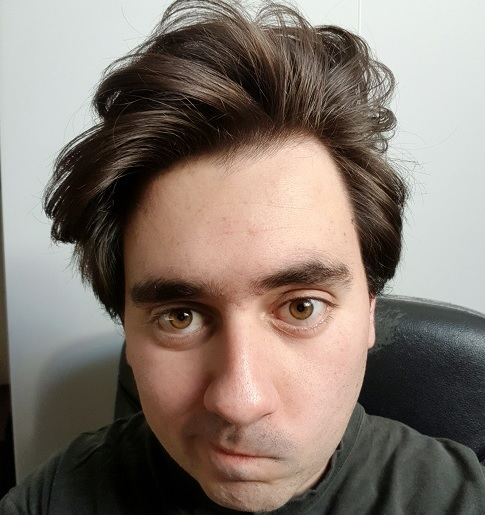
#> input picture 1_3_Types_of_Features_Image_Segmentation/images/mifotoasd.jpg, 485 x 515 px, given as the content of the folder 1_1_Image_Representation/day_night_images/training/day, which was not available
$ jupyter execute --allow-errors '01_04_30 Evaluation Metrics.ipynb'   (shell and % lines are left out)   (text cells are left out)
#> lines starting #> are read from the running program, lines starting #| are printed output that depends on the picture; pictures that were not available may be replaced by others from this repository, and a replacement may not be noted
### helpers_1_1.py
# Helper functions

import os
import glob # library for loading images from a directory
import matplotlib.image as mpimg

import cv2


# This function loads in images and their labels and places them in a list
# The list contains all images and their associated labels
# For example, after data is loaded, im_list[0][:] will be the first image-label pair in the list
def load_dataset(image_dir):

    # Populate this empty image list
    im_list = []
    image_types = ["day", "night"]

    # Iterate through each color folder
    for im_type in image_types:

        # Iterate through each image file in each image_type folder
        # glob reads in any image with the extension "image_dir/im_type/*"
        for file in glob.glob(os.path.join(image_dir, im_type, "*")):

            # Read in the image
            im = mpimg.imread(file)
#> im is the input picture: shape (515, 485, 3); mean R, G, B 131.9, 120.3, 111.4

            # Check if the image exists/if it's been correctly read-in
            if not im is None:
                # Append the image, and it's type (red, green, yellow) to the image list
                im_list.append((im, im_type))

    return im_list


## Standardize the input images
# Resize each image to the desired input size: 600x1100px (hxw).

## Standardize the output
# With each loaded image, we also specify the expected output.
# For this, we use binary numerical values 0/1 = night/day.


# This function should take in an RGB image and return a new, standardized version
# 600 height x 1100 width image size (px x px)
def standardize_input(image):

    # Resize image and pre-process so that all "standard" images are the same size
    standard_im = cv2.resize(image, (1100, 600))

    return standard_im


# Examples:
# encode("day") should return: 1
# encode("night") should return: 0
def encode(label):

    numerical_val = 0
    if(label == 'day'):
        numerical_val = 1
    # else it is night and can stay 0

    return numerical_val

# using both functions above, standardize the input images and output labels
def standardize(image_list):

    # Empty image data array
    standard_list = []

    # Iterate through all the image-label pairs
    for item in image_list:
        image = item[0]
        label = item[1]

        # Standardize the image
        standardized_im = standardize_input(image)

        # Create a numerical label
        binary_label = encode(label)

        # Append the image, and it's one hot encoded label to the full, processed list of image data
        standard_list.append((standardized_im, binary_label))

    return standard_list

### 01_04_30 Evaluation Metrics.ipynb
[cell 1]
import cv2 # computer vision library
import helpers_1_1

import numpy as np
import matplotlib.pyplot as plt
import matplotlib.image as mpimg

[cell 2]
# Image data directories
image_dir_training = "1_1_Image_Representation/day_night_images/training/"
image_dir_test = "1_1_Image_Representation/day_night_images/test/"

[cell 3]
# Using the load_dataset function in helpers.py
# Load training data
IMAGE_LIST = helpers_1_1.load_dataset(image_dir_training)
#> IMAGE_LIST = 2 items

[cell 4]
# Standardize all training images
STANDARDIZED_LIST = helpers_1_1.standardize(IMAGE_LIST)
#> the loop in standardize, `for item in image_list:` made 2 passes
#> (label, numerical_val in encode, binary_label) on passes 1 to 2: ('day', 1, 1), ('night', 0, 0)
#> pass 1, in standardize_input, `standard_im = cv2.resize(image, (1100, 600))`:
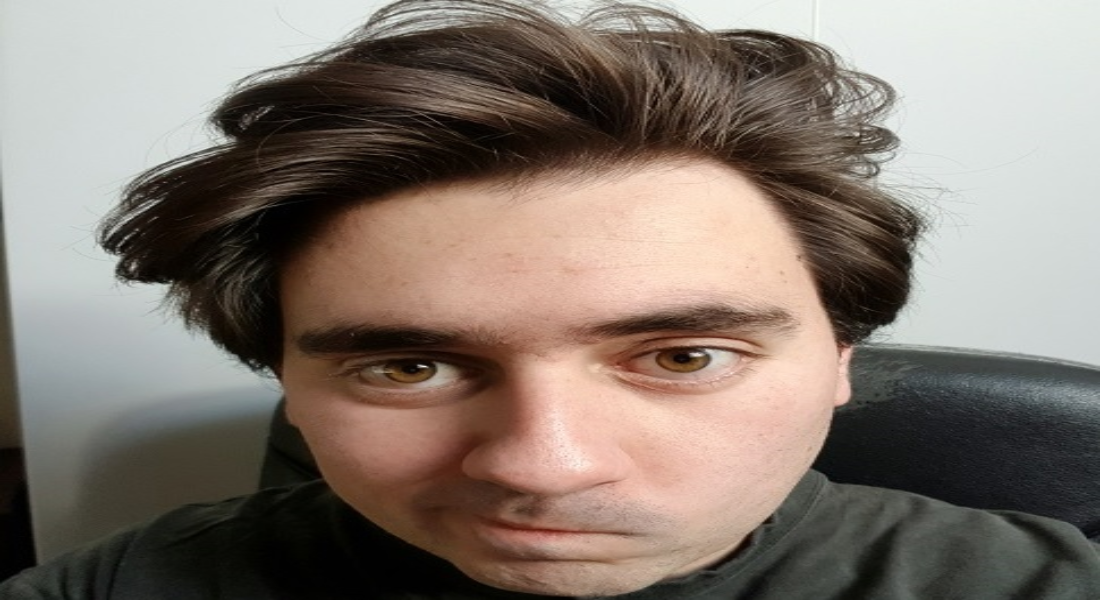
#> standard_im: shape (600, 1100, 3); mean R, G, B 131.8, 120.2, 111.3
#> STANDARDIZED_LIST = 2 items

[cell 5]
# Display a standardized image and its label

# Select an image by index
image_num = 0
selected_image = STANDARDIZED_LIST[image_num][0]
selected_label = STANDARDIZED_LIST[image_num][1]
#> selected_label = 1

# Display image and data about it
plt.imshow(selected_image)
print("Shape: "+str(selected_image.shape))
#| Shape: (600, 1100, 3)
print("Label [1 = day, 0 = night]: " + str(selected_label))
#| Label [1 = day, 0 = night]: 1

[cell 6]
# Convert and image to HSV colorspace
# Visualize the individual color channels

image_num = 0
test_im = STANDARDIZED_LIST[image_num][0]
test_label = STANDARDIZED_LIST[image_num][1]
#> test_label = 1

# Convert to HSV
hsv = cv2.cvtColor(test_im, cv2.COLOR_RGB2HSV)
#> hsv: shape (600, 1100, 3); mean H, S, V 39, 65.2, 134.1

# Print image label
print('Label: ' + str(test_label))
#| Label: 1

# HSV channels
h = hsv[:,:,0]
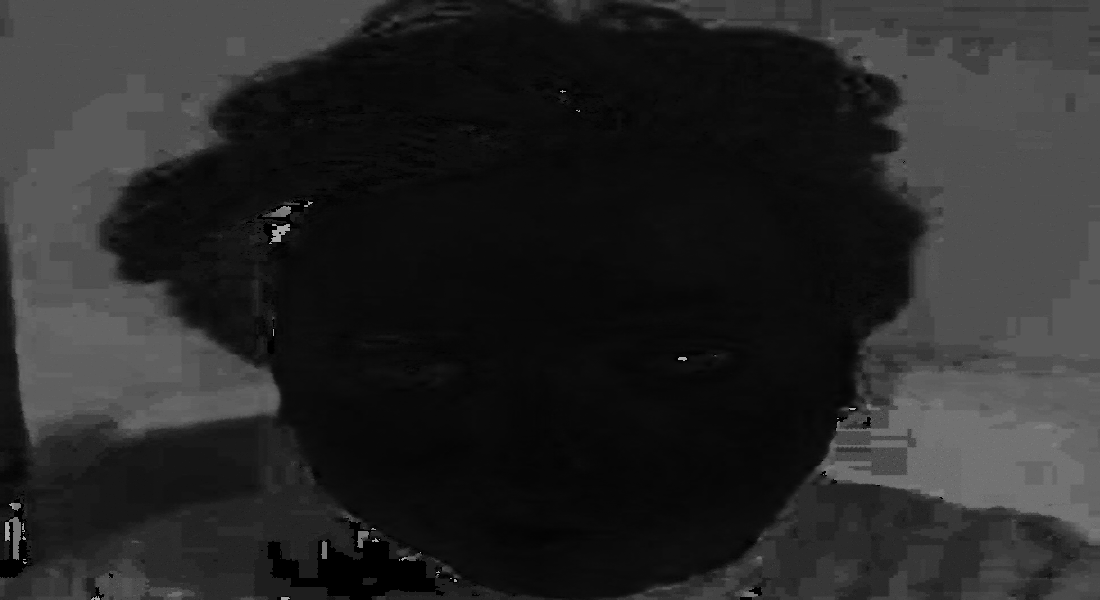
#> h: shape (600, 1100); min 0, max 178, mean 39
s = hsv[:,:,1]
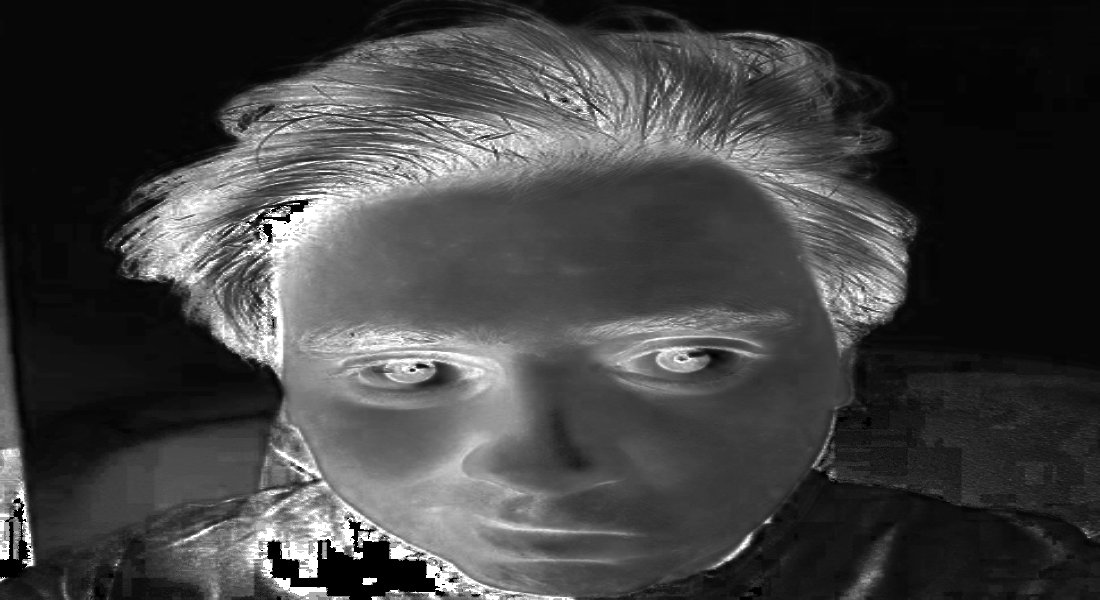
#> s: shape (600, 1100); min 0, max 255, mean 65.2
v = hsv[:,:,2]
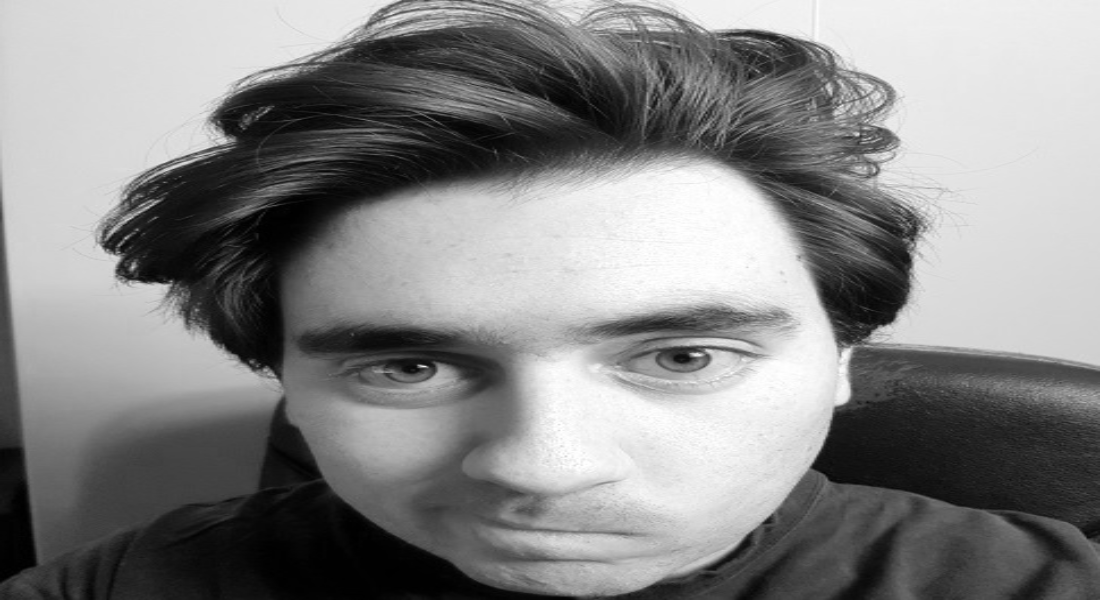
#> v: shape (600, 1100); min 0, max 255, mean 134.1

# Plot the original image and the three channels
f, (ax1, ax2, ax3, ax4) = plt.subplots(1, 4, figsize=(20,10))
ax1.set_title('Standardized image')
ax1.imshow(test_im)
ax2.set_title('H channel')
ax2.imshow(h, cmap='gray')
ax3.set_title('S channel')
ax3.imshow(s, cmap='gray')
ax4.set_title('V channel')
ax4.imshow(v, cmap='gray')

[cell 7]
def avg_brightness(rgb_image):
    # Convert image to HSV
    hsv = cv2.cvtColor(rgb_image, cv2.COLOR_RGB2HSV)

    # Add up all the pixel values in the V channel
    sum_brightness = np.sum(hsv[:,:,2])

    # Calculate area
    (x, y, z) = hsv.shape
    area = x*y

    # Find and return average
    avg = sum_brightness / area
    return avg

[cell 8]
# Look at day and night images and their avg brightness

image_num = 169
#> (the rest of this cell did not finish here and is left out)

[cell 9]
def classifDayNight(image):
    avg = avg_brightness(image)
    if(avg > 110):
        return 1
    else:
        return 0

[cell 10]
image_num = 8
#> (the rest of this cell did not finish here and is left out)

[cell 11]
import random

#Using the load_dataset function in helpers.py
#Load test data
TEST_IMAGE_LIST = helpers_1_1.load_dataset(image_dir_test)
#> TEST_IMAGE_LIST = 2 items

#Standardize the test data
STANDARDIZED_TEST_LIST = helpers_1_1.standardize(TEST_IMAGE_LIST)
#> the loop in standardize (call 2), `for item in image_list:` made 2 passes
#> STANDARDIZED_TEST_LIST = 2 items

#Suffle the standardized test data
random.shuffle(STANDARDIZED_TEST_LIST)

[cell 12]
def get_misclassified_images(test_images):
    misclassified = []

    for image in test_images:
        im = image[0]
        true_label = image[1]

        predicted_label = classifDayNight(im)

        if(predicted_label != true_label):
            misclassified.append((im,predicted_label,true_label))
#> this loop made 2 passes
#> (true_label, predicted_label) on passes 1 to 2: (1, 1), (0, 1)
#> after the loop, misclassified = 1 item

    return misclassified

[cell 13]
MISCLASSIFIED = get_misclassified_images(STANDARDIZED_TEST_LIST)
#> MISCLASSIFIED = 1 item

total = len(STANDARDIZED_TEST_LIST)
#> total = 2
num_correct = total - len(MISCLASSIFIED)
#> num_correct = 1
accuracy = num_correct / total
#> accuracy = 0.5

print('Accuracy: ' + str(accuracy))
#| Accuracy: 0.5
print("Number of misclassified images = " + str(len(MISCLASSIFIED)) + ' out of ' + str(total))
#| Number of misclassified images = 1 out of 2
